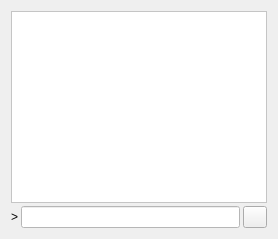
     <widget class="QWidget" name="tab_console">
      <attribute name="title">
       <string>&amp;Console</string>
      </attribute>
      <layout class="QVBoxLayout" name="verticalLayout_3">
       <property name="spacing">
        <number>3</number>
       </property>
       <item>
        <widget class="QTextEdit" name="messagesWidget">
         <property name="minimumSize">
          <size>
           <width>0</width>
           <height>100</height>
          </size>
         </property>
         <property name="styleSheet">
          <string notr="true">background-color: rgb(255, 255, 255);
color: rgb(0, 0, 0);</string>
         </property>
         <property name="readOnly">
          <bool>true</bool>
         </property>
         <property name="tabKeyNavigation" stdset="0">
          <bool>false</bool>
         </property>
         <property name="columnCount" stdset="0">
          <number>2</number>
         </property>
        </widget>
       </item>
       <item>
        <layout class="QHBoxLayout" name="horizontalLayout">
         <property name="spacing">
          <number>3</number>
         </property>
         <item>
          <widget class="QLabel" name="label">
           <property name="text">
            <string notr="true">&gt;</string>
           </property>
          </widget>
         </item>
         <item>
          <widget class="QLineEdit" name="lineEdit">
           <property name="styleSheet">
            <string notr="true">background-color: rgb(255, 255, 255);
color: rgb(0, 0, 0);</string>
           </property>
          </widget>
         </item>
         <item>
          <widget class="QPushButton" name="clearButton">
           <property name="maximumSize">
            <size>
             <width>24</width>
             <height>24</height>
            </size>
           </property>
           <property name="toolTip">
            <string>Clear console</string>
           </property>
           <property name="text">
            <string/>
           </property>
           <property name="icon">
            <iconset resource="../dynamic.qrc">
             <normaloff>:/icons/drk/remove</normaloff>:/icons/drk/remove</iconset>
           </property>
           <property name="shortcut">
            <string notr="true">Ctrl+L</string>
           </property>
           <property name="autoDefault">
            <bool>false</bool>
           </property>
          </widget>
         </item>
        </layout>
       </item>
      </layout>
     </widget>
